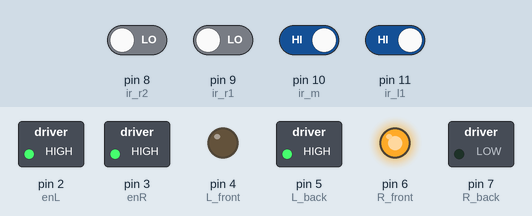
The sketch below on a simulated Arduino Uno, built with avr-gcc and run on an emulated ATmega328P. On the bench: switched loads named in the sketch (green lamp = pin HIGH), output pins drawn as LEDs (lit = HIGH). The test bench sets the inputs (shaded band); at power-on: pin 10 (ir_m), pin 11 (ir_l1) HIGH, pin 8 (ir_r2), pin 9 (ir_r1) LOW.

Above: at 1.2 s.
1.3 s: pin 10 (ir_m) driven LOW
At 2.5 s:
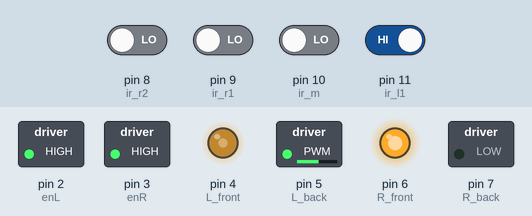
2.8 s: pin 9 (ir_r1) driven HIGH
At 3.7 s:
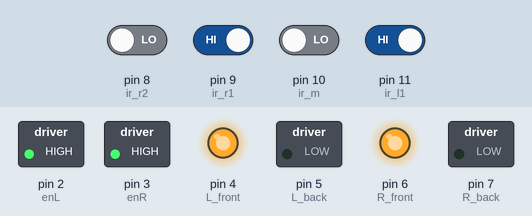
4.3 s: pin 11 (ir_l1) driven LOW
At 5.3 s:
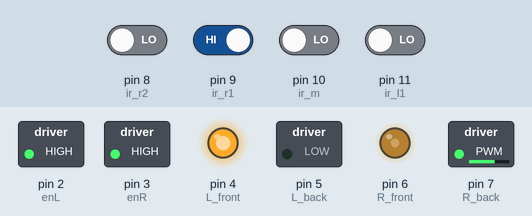
5.8 s: pin 8 (ir_r2) driven HIGH
At 7.0 s:
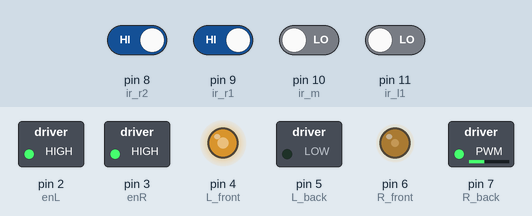
7.3 s: pin 9 (ir_r1) driven LOW
At 7.6 s:
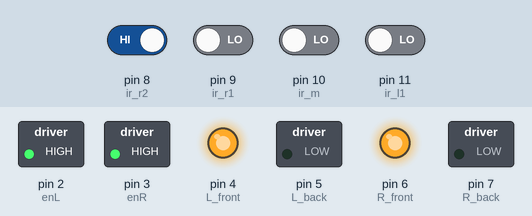
8.8 s: pin 11 (ir_l1) driven HIGH
At 10.0 s:
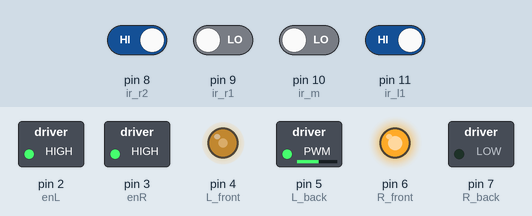
Timing chart, 0 to 11.3 s (numbered marks = the images above; inputs shaded):
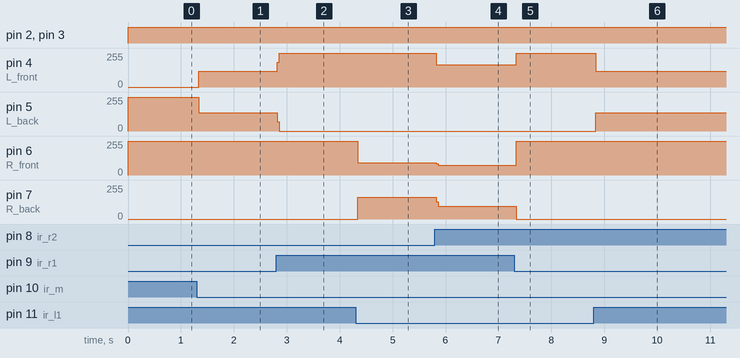

Measured:
- after the input at 1.3 s, pin 4 (L_front): 0/255 → 117/255 at once; pin 5 (L_back): 255/255 → 138/255 at once
- after the input at 2.8 s, pin 4 (L_front): 117/255 → 255/255 at once; pin 5 (L_back): 138/255 → 0/255 at once
- after the input at 4.3 s, pin 6 (R_front): 255/255 → 93/255 at once; pin 7 (R_back): 0/255 → 162/255 at once
- after the input at 5.8 s, pin 4 (L_front): 255/255 → 168/255 at once; pin 6 (R_front): 93/255 → 72/255 at once; pin 7 (R_back): 162/255 → 96/255 at once
- after the input at 7.3 s, pin 4 (L_front): 168/255 → 255/255 at once; pin 6 (R_front): 72/255 → 255/255 at once; pin 7 (R_back): 96/255 → 0/255 at once
- after the input at 8.8 s, pin 4 (L_front): 255/255 → 117/255 at once; pin 5 (L_back): 0/255 → 138/255 at once

The sketch:

line_following_robot.ino
```cpp
int enL = 2;    // enable pin for left motor
int enR = 3;    // enable pin for right motor

int L_front = 4;    // left motor forward drive pin
int L_back = 5;   // left motor backward drive pin
int R_front = 6;    // right motor forward drive pin
int R_back = 7;   // right motor backward drive pin

int ir_r2 = 8;    // right most ir sensor
int ir_r1 = 9;    //right ir sensor
int ir_m = 10;    // middle ir sensor
int ir_l1 = 11;   //left ir sensor
int ir_l2 = 12;   //left most ir sensor


void setup() {

  pinMode(enL, OUTPUT);
  pinMode(enR, OUTPUT);

  pinMode(L_front, OUTPUT);
  pinMode(L_back, OUTPUT);
  pinMode(R_front, OUTPUT);
  pinMode(R_back, OUTPUT);

  pinMode(ir_r2, INPUT);
  pinMode(ir_r1, INPUT);
  pinMode(ir_m, INPUT);
  pinMode(ir_l1, INPUT);
  pinMode(ir_l2, INPUT);

}

void loop() {

  digitalWrite(enL, HIGH);
  digitalWrite(enR, HIGH);
  if(digitalRead(ir_m) == 0){
    Forward(); // if Middle Sensor is Black then it moves straight
    }
  if((digitalRead(ir_r1) == 1)&&(digitalRead(ir_l1) == 0)){
    TurnRight();
    } //if Right Sensor is Black and Left Sensor is White then it will call turn Right function

  if((digitalRead(ir_r1) == 0)&&(digitalRead(ir_l1) == 1)){
    TurnLeft();
    }  //if Right Sensor is White and Left Sensor is Black then it will call turn Left function

  if((digitalRead(ir_r1) == 1)&&(digitalRead(ir_r2) == 1)&&(digitalRead(ir_m) == 0)){
    Stop();
    } //if Right Sensor and Left Sensor are at Black color then it will call Stop function

}


/*FUNCTIONS FOR TURNING THE ROBOT*/

void Forward(){
  digitalWrite(L_front, HIGH);
  digitalWrite(R_front, HIGH);
  digitalWrite(L_back, LOW);
  digitalWrite(R_back, LOW);
}

void TurnLeft(){
  digitalWrite(L_front, LOW);
  digitalWrite(R_front, HIGH);
  digitalWrite(L_back, HIGH);
  digitalWrite(R_back, LOW);
}

void TurnRight(){
  digitalWrite(L_front, HIGH);
  digitalWrite(R_front, LOW);
  digitalWrite(L_back, LOW);
  digitalWrite(R_back, HIGH);
}

void Stop(){ //stop

digitalWrite(L_front, LOW); //Right Motor forword Pin
digitalWrite(L_back, LOW); //Right Motor backword Pin
digitalWrite(R_front, LOW); //Left Motor backword Pin
digitalWrite(R_back, LOW); //Left Motor forword Pin

}
```
